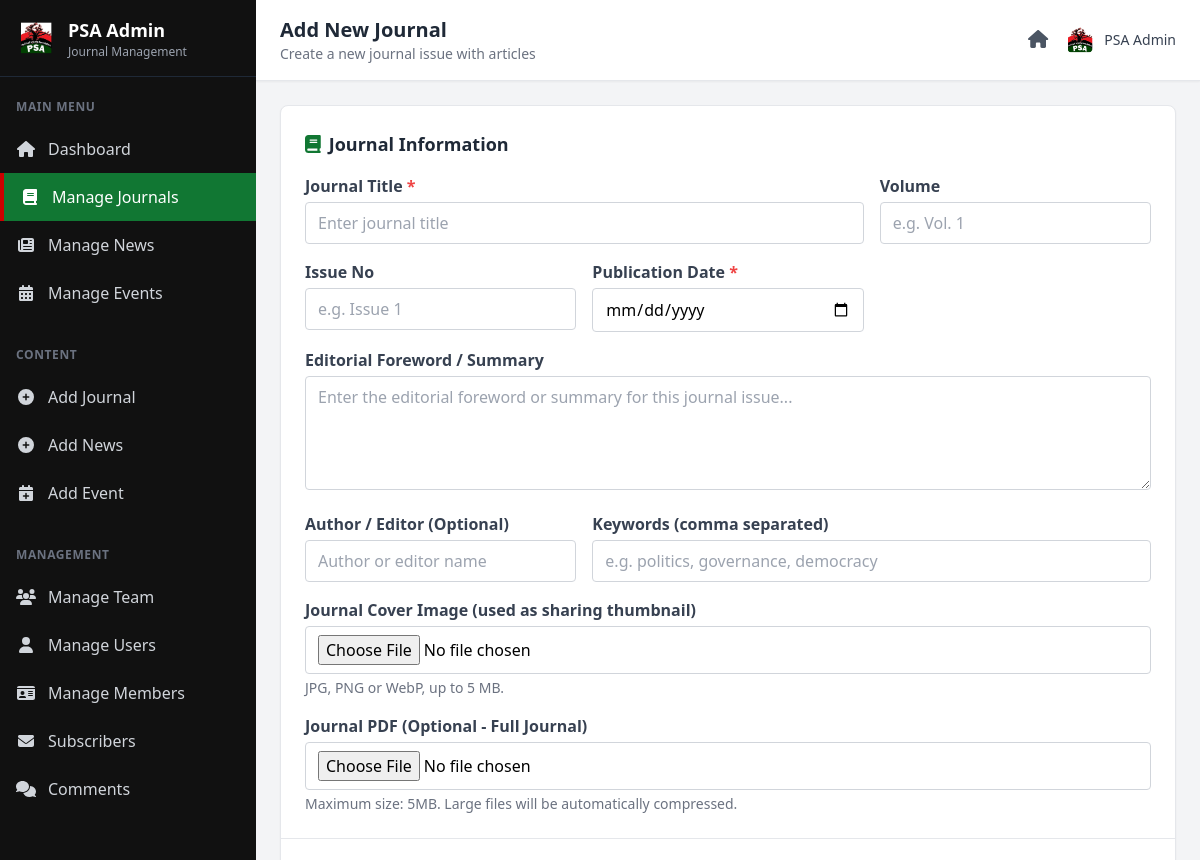
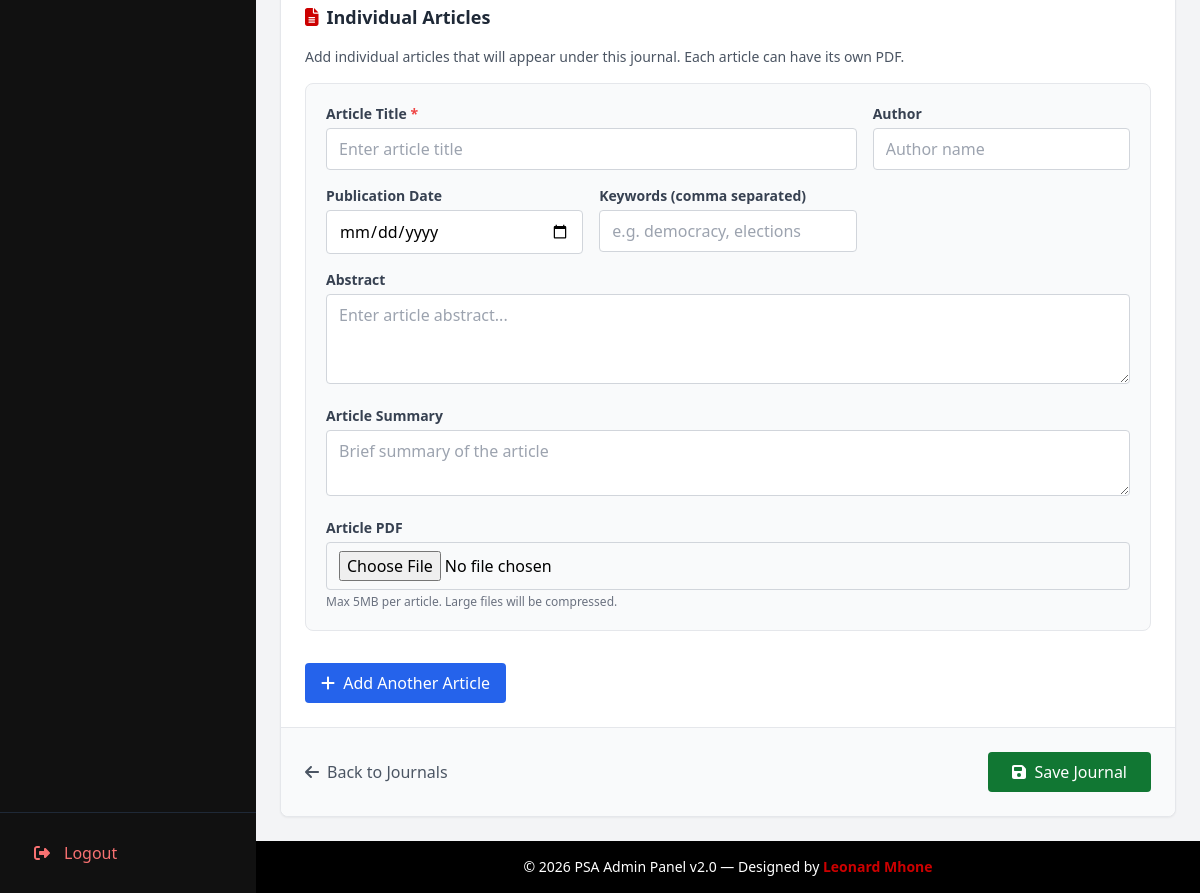
Page /admin/add_journal.php (signed in) on the earlier database version (2 pictures, top to bottom).
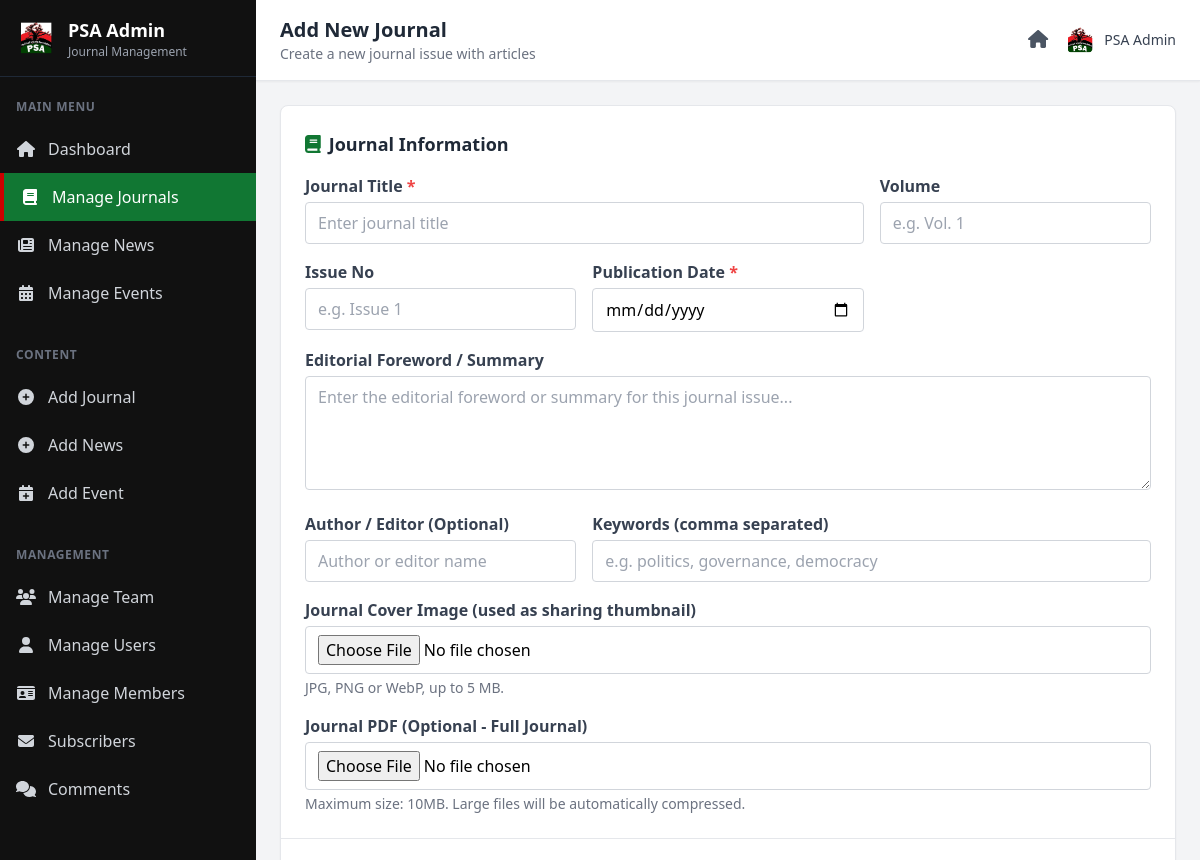
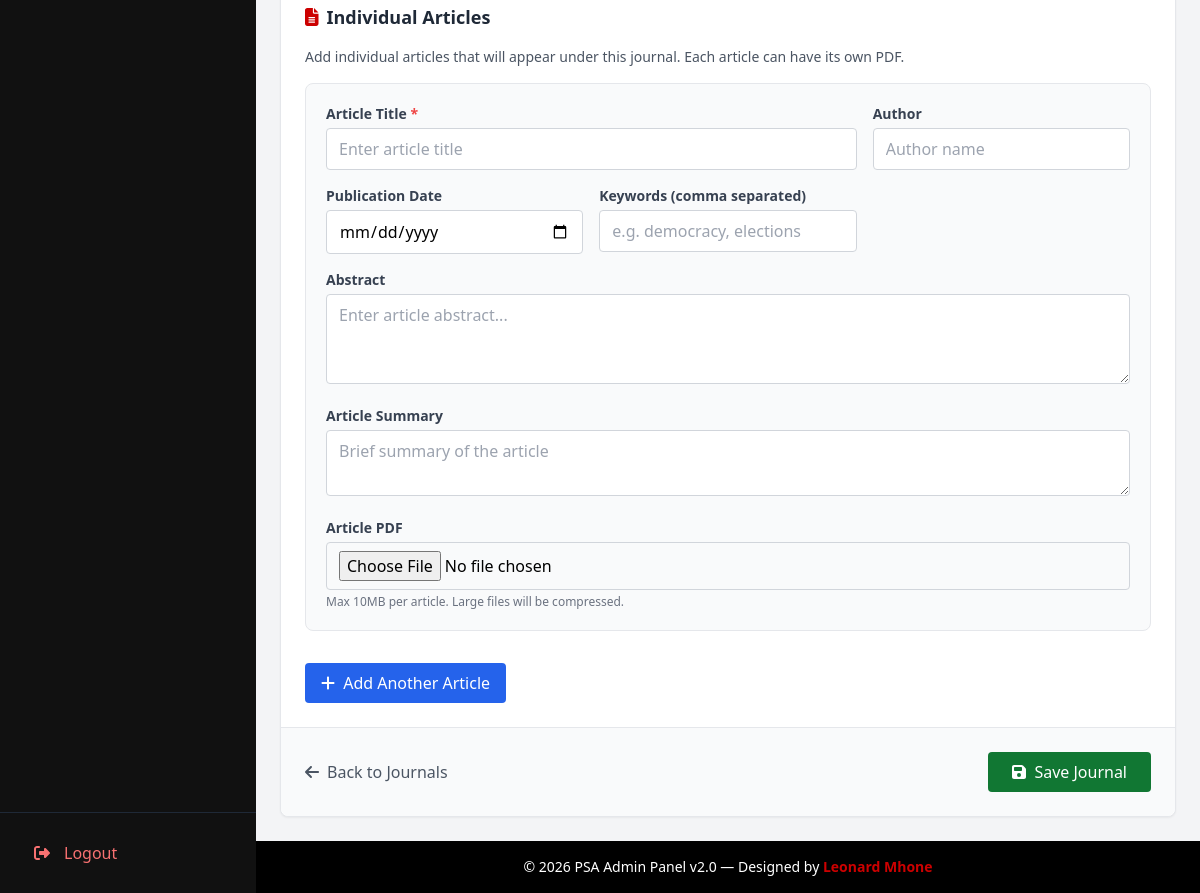
Same page on the later database version (2 pictures, top to bottom).
### tables this page shows
CREATE TABLE `journal_settings` (
  `id` int NOT NULL,
  `setting_key` varchar(100) NOT NULL,
  `setting_value` text,
  `updated_at` timestamp NULL DEFAULT CURRENT_TIMESTAMP ON UPDATE CURRENT_TIMESTAMP
);

### includes/pdf_helper.php (called while the page is built, shortened)
<?php
function getJournalSetting($conn, $key, $default = null) {
    $stmt = $conn->prepare("SELECT setting_value FROM journal_settings WHERE setting_key = ?");
    $stmt->bind_param("s", $key);
    $stmt->execute();
    $result = $stmt->get_result()->fetch_assoc();
    if ($result && $result['setting_value'] !== null) {
        return $result['setting_value'];
    }
    return $default;
}

### admin/add_journal.php (the view, shortened to what the changed rows need)
<?php
include '../includes/db.php';
include '../includes/pdf_helper.php';
$maxPdfSize = (int)getJournalSetting($conn, 'max_pdf_size_mb', 5);
?>
<!DOCTYPE html>
<html lang="en">
<head>
  <script src="https://cdn.tailwindcss.com"></script>
  <link rel="stylesheet" href="https://cdnjs.cloudflare.com/ajax/libs/font-awesome/6.5.0/css/all.min.css"/>
</head>
<body class="bg-gray-100 font-sans">
  <div class="flex min-h-screen">
    <aside class="sidebar w-64 bg-psaSidebar text-white flex flex-col fixed h-full z-50">
      <div class="p-4 border-b border-gray-800">
        <div class="flex items-center gap-3">
          <div>
            <h1 class="text-lg font-bold text-white">PSA Admin</h1>
          </div>
        </div>
      </div>
    </aside>
    <main class="flex-1 ml-0 md:ml-64 min-h-screen flex flex-col">
      <header class="bg-white shadow-sm border-b border-gray-200 sticky top-0 z-40">
        <div class="flex items-center justify-between px-6 py-4">
          <div class="flex items-center gap-4">
            <div>
              <h2 class="text-xl font-bold text-gray-800">Add New Journal</h2>
            </div>
          </div>
        </div>
      </header>
      <div class="flex-1 p-6">
        <form action="" method="post" enctype="multipart/form-data" class="bg-white rounded-lg shadow-sm border border-gray-200">
          <div class="p-6 border-b border-gray-200">
            <div class="grid grid-cols-1 md:grid-cols-2 lg:grid-cols-3 gap-4">
              <div class="lg:col-span-3">
                <label class="block mb-1 font-semibold text-gray-700">Journal PDF (Optional - Full Journal)</label>
                <input type="file" name="pdf" accept="application/pdf" class="w-full border border-gray-300 px-3 py-2 rounded focus:outline-none focus:ring-2 focus:ring-psaGreen focus:border-transparent" />
                <p class="text-sm text-gray-500 mt-1">Maximum size: <?= $maxPdfSize ?>MB. Large files will be automatically compressed.</p>
              </div>
            </div>
          </div>
          <div class="p-6 border-b border-gray-200">
            <div id="article-container">
              <div class="article-entry bg-gray-50 p-5 rounded-lg mb-4 border border-gray-200">
                <div>
                  <label class="block mb-1 font-semibold text-sm text-gray-700">Article PDF</label>
                  <input type="file" name="article_pdf[]" accept="application/pdf" class="w-full border border-gray-300 px-3 py-2 rounded focus:outline-none focus:ring-2 focus:ring-psaGreen" />
                  <p class="text-xs text-gray-500 mt-1">Max <?= $maxPdfSize ?>MB per article. Large files will be compressed.</p>
                </div>
              </div>
            </div>
          </div>
        </form>
      </div>
    </main>
  </div>
</body>
</html>

Differences in the rows shown:
added journal_settings: setting_value "10"
Other differences:
$maxPdfSize: "5" → (not shown)
